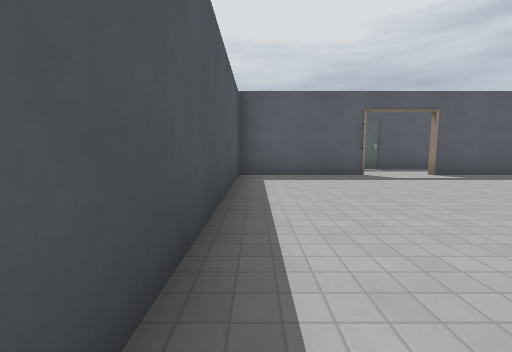
View 1 (above)

22 first-person views from a walk through a 3-D level made in the Godot game engine. The camera is 1.3 m above the floor, tilts 6° down and sees 90° across. The floor is counted in squares, 2 m on a side. Each view is taken from the middle of a square. On the plan, view 1 faces up. The plan holds only what a view shows up to about 9 squares ahead; the rest is blank. The place goes on beyond the plan. Door leaves are left out where a doorway can be walked through. Some surface patterns are stand-ins.

View 2
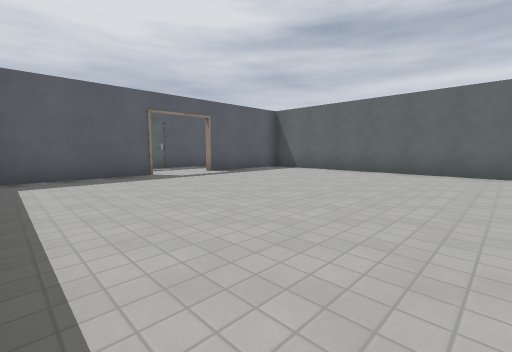

View 3
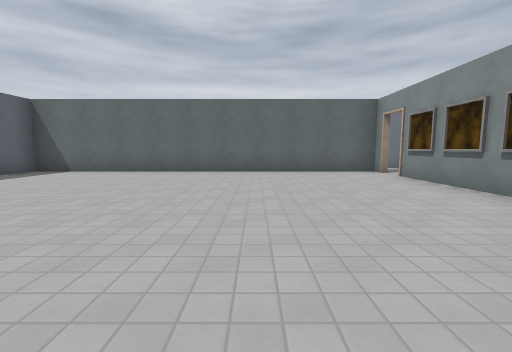

View 4
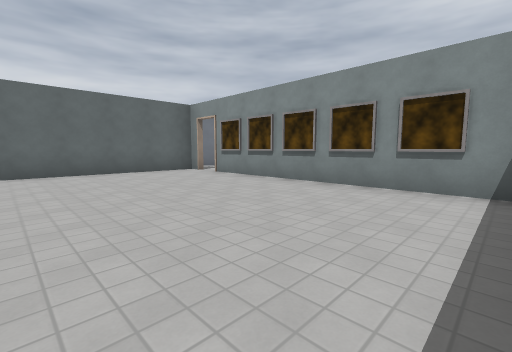

View 5
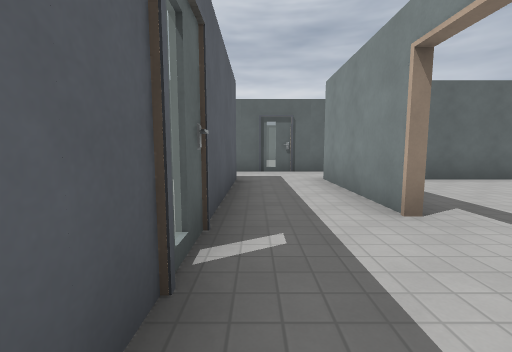

View 6
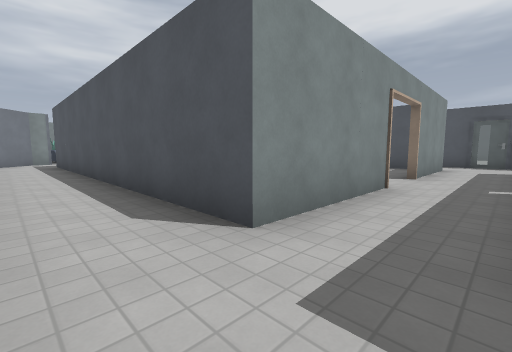

View 7
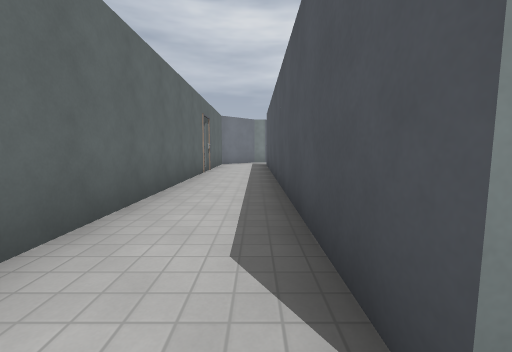

View 8
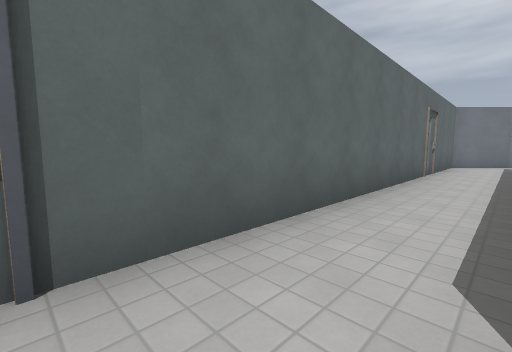

View 9
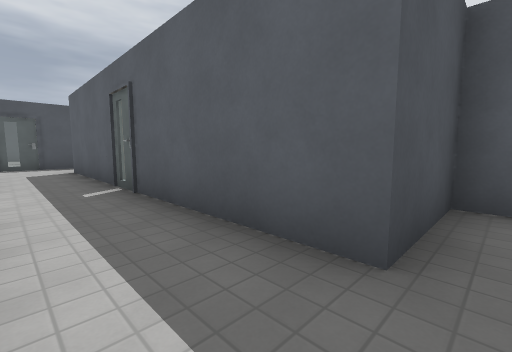

View 10
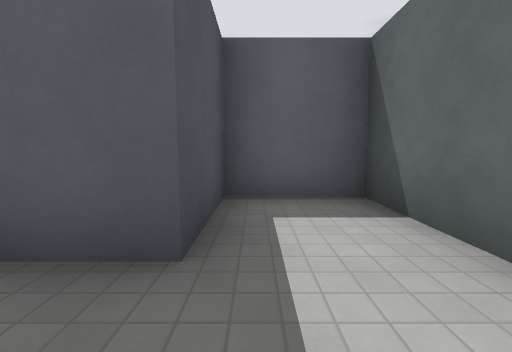

View 11
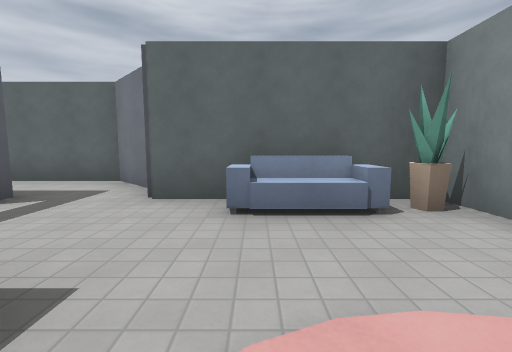

View 12
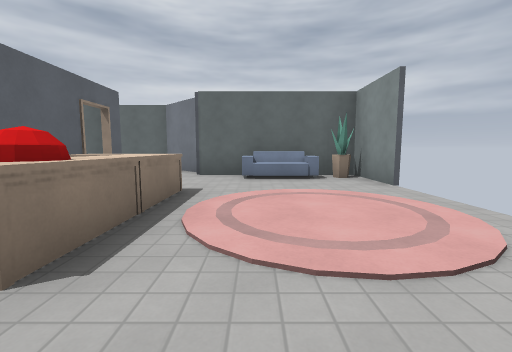

View 13
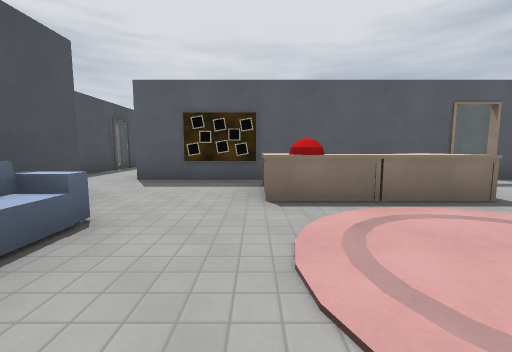

View 14
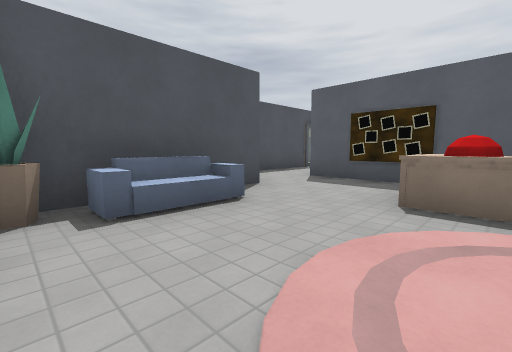

View 15
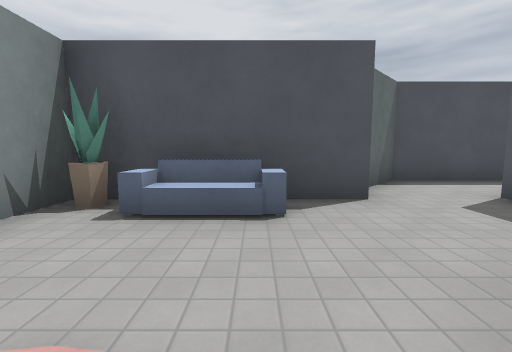

View 16
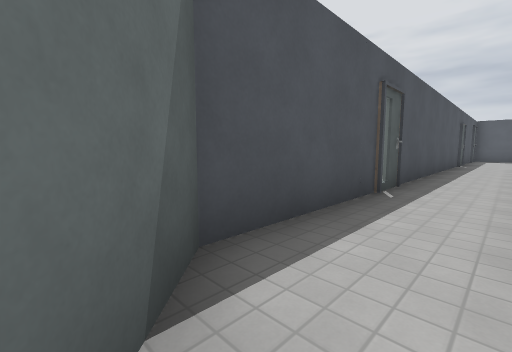

View 17
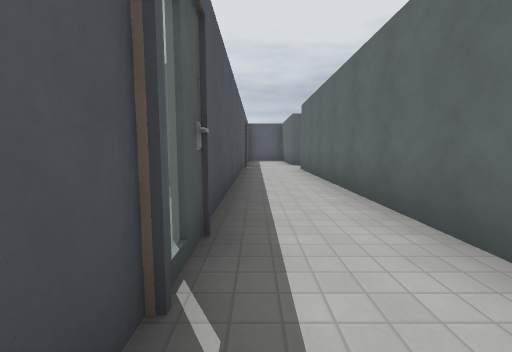

View 18
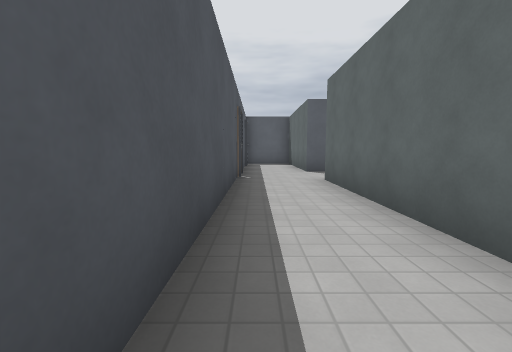

View 19
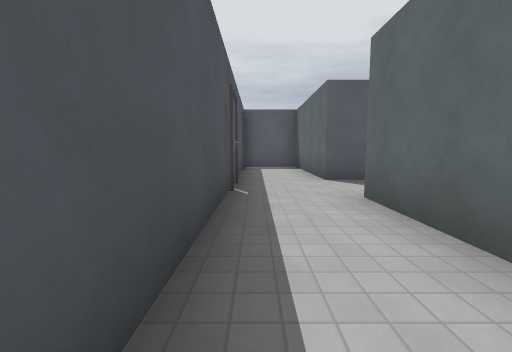

View 20
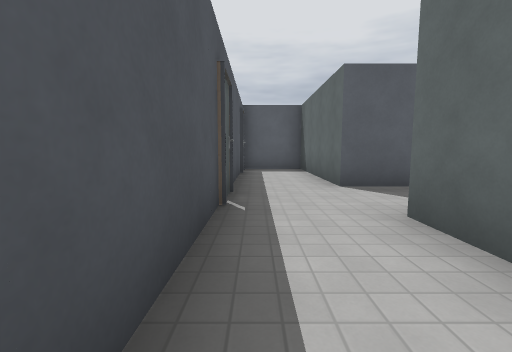

View 21
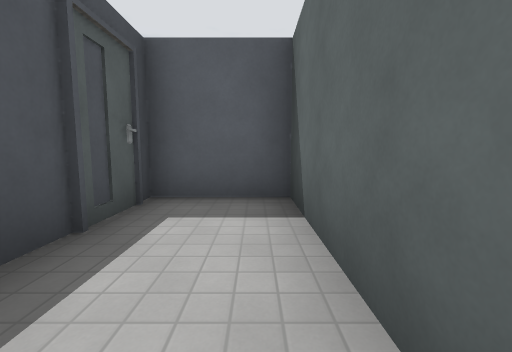

View 22
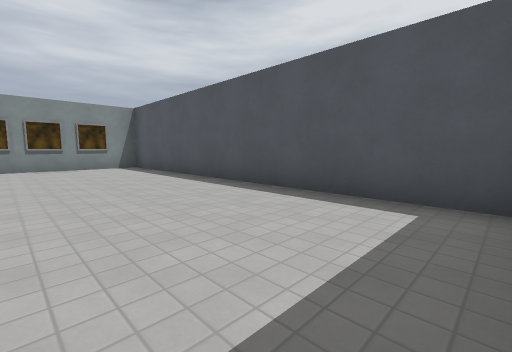

### Floor plan
Ten units are one square. View 1 is at (0, 0); x grows to the right and y downward. Boxes are objects, and circles mark ways between rooms. Rooms are numbered by the first view taken in them; rooms with no view inside come last. Other rooms are left out.
<svg viewBox="-30 -129 132 229">
<path fill="none" stroke="#000" d="M54 35 62 35M6 36 -6 36M62 36 54 36M76 14 76 36 70 36M75 35 75 -64 44 -64M-4 54 -4 95 6 95M-24 6 -24 41 -15 50M81 55 95 41 95 16M55 95 75 95 75 54M28 -64 -4 -64 -4 35 6 35M44 -84 24 -84M-5 -65 28 -65M24 -84 -5 -84M-24 -74 -24 -64M95 -64 95 -104 76 -104 76 -84 44 -84M44 -65 76 -65M-24 -64 -24 6M-5 6 -5 -65M-5 -84 -5 -124 -24 -124 -24 -74M76 -65 76 14M95 16 95 -64"/>
<rect x="-5" y="85" width="10" height="10" fill="#bbb"><title>plant</title></rect>
<rect x="-5" y="65" width="10" height="20" fill="#bbb"><title>sofa</title></rect>
<rect x="5" y="25" width="10" height="10" fill="#bbb"><title>frame</title></rect>
<rect x="15" y="45" width="20" height="20" fill="#bbb"><title>desk</title></rect>
<rect x="15" y="25" width="10" height="10" fill="#bbb"><title>frame</title></rect>
<rect x="25" y="25" width="10" height="10" fill="#bbb"><title>frame</title></rect>
<rect x="35" y="45" width="20" height="20" fill="#bbb"><title>desk</title></rect>
<rect x="35" y="25" width="10" height="10" fill="#bbb"><title>frame</title></rect>
<rect x="45" y="25" width="10" height="10" fill="#bbb"><title>frame</title></rect>
<rect x="65" y="85" width="10" height="10" fill="#bbb"><title>plant</title></rect>
<rect x="65" y="65" width="10" height="20" fill="#bbb"><title>sofa</title></rect>
<circle cx="35" cy="-85" r="3" fill="#2a7"/>
<circle cx="-23" cy="7" r="3" fill="#2a7"/>
<circle cx="80" cy="10" r="3" fill="#2a7"/>
<circle cx="97" cy="7" r="3" fill="#2a7"/>
<circle cx="-10" cy="-80" r="3" fill="#2a7"/>
<circle cx="-23" cy="-73" r="3" fill="#2a7"/>
<circle cx="80" cy="-70" r="3" fill="#2a7"/>
<circle cx="97" cy="-73" r="3" fill="#2a7"/>
<text x="30" y="20">1</text>
<text x="0" y="-80">2</text>
<text x="80" y="-90">3</text>
<text x="-20" y="-40">4</text>
<text x="-10" y="-100">5</text>
<text x="80" y="-30">6</text>
</svg>
Room 1 opens to room 3. Room 1 opens to room 4. Room 1 opens to room 6. Room 2 opens to room 5. Room 3 opens to room 6.

Where each view was taken, in squares from view 1:
view 1: 0 up, 0 right, facing up
view 2: 0 up, 0 right, facing up-right
view 3: 0 up, 0 right, facing right
view 4: 1 up, 0 right, facing down-right
view 5: 8 up, 2 right, facing right
view 6: 8 up, 9 right, facing down-left
view 7: 7 up, 8 right, facing down
view 8: 7 up, 8 right, facing down-right
view 9: 7 up, 8 right, facing up-left
view 10: 7 up, 8 right, facing up
view 11: 7 down, 4 right, facing right
view 12: 7 down, 1 right, facing right
view 13: 9 down, 2 right, facing up
view 14: 9 down, 3 right, facing up-left
view 15: 7 down, 3 right, facing left
view 16: 5 down, 1 left, facing up-left
view 17: 2 down, 2 left, facing up
view 18: 1 up, 2 left, facing up
view 19: 3 up, 2 left, facing up
view 20: 4 up, 2 left, facing up
view 21: 9 up, 1 left, facing up
view 22: 6 up, 3 right, facing down-left
